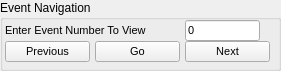
         <widget class="QGroupBox" name="verticalGroupBox_5">
          <property name="geometry">
           <rect>
            <x>10</x>
            <y>0</y>
            <width>281</width>
            <height>71</height>
           </rect>
          </property>
          <property name="sizePolicy">
           <sizepolicy hsizetype="Fixed" vsizetype="Fixed">
            <horstretch>0</horstretch>
            <verstretch>0</verstretch>
           </sizepolicy>
          </property>
          <property name="title">
           <string>Event Navigation</string>
          </property>
          <widget class="QWidget" name="layoutWidget">
           <property name="geometry">
            <rect>
             <x>0</x>
             <y>20</y>
             <width>275</width>
             <height>47</height>
            </rect>
           </property>
           <layout class="QGridLayout" name="gridLayout">
            <property name="leftMargin">
             <number>5</number>
            </property>
            <property name="rightMargin">
             <number>5</number>
            </property>
            <property name="bottomMargin">
             <number>5</number>
            </property>
            <property name="horizontalSpacing">
             <number>5</number>
            </property>
            <property name="verticalSpacing">
             <number>0</number>
            </property>
            <item row="0" column="2">
             <widget class="QLineEdit" name="eventnumberentry">
              <property name="enabled">
               <bool>true</bool>
              </property>
              <property name="sizePolicy">
               <sizepolicy hsizetype="Fixed" vsizetype="Expanding">
                <horstretch>0</horstretch>
                <verstretch>0</verstretch>
               </sizepolicy>
              </property>
              <property name="maximumSize">
               <size>
                <width>75</width>
                <height>25</height>
               </size>
              </property>
              <property name="font">
               <font>
                <family>Arial</family>
                <pointsize>8</pointsize>
                <weight>50</weight>
                <bold>false</bold>
               </font>
              </property>
              <property name="text">
               <string>0</string>
              </property>
             </widget>
            </item>
            <item row="1" column="0">
             <widget class="QPushButton" name="previousbutton">
              <property name="sizePolicy">
               <sizepolicy hsizetype="Expanding" vsizetype="Expanding">
                <horstretch>0</horstretch>
                <verstretch>0</verstretch>
               </sizepolicy>
              </property>
              <property name="minimumSize">
               <size>
                <width>0</width>
                <height>5</height>
               </size>
              </property>
              <property name="maximumSize">
               <size>
                <width>16777215</width>
                <height>25</height>
               </size>
              </property>
              <property name="font">
               <font>
                <family>Arial</family>
                <pointsize>8</pointsize>
                <weight>50</weight>
                <bold>false</bold>
               </font>
              </property>
              <property name="text">
               <string>Previous</string>
              </property>
             </widget>
            </item>
            <item row="1" column="1">
             <widget class="QPushButton" name="gobutton">
              <property name="sizePolicy">
               <sizepolicy hsizetype="Expanding" vsizetype="Expanding">
                <horstretch>0</horstretch>
                <verstretch>0</verstretch>
               </sizepolicy>
              </property>
              <property name="minimumSize">
               <size>
                <width>0</width>
                <height>5</height>
               </size>
              </property>
              <property name="maximumSize">
               <size>
                <width>16777215</width>
                <height>25</height>
               </size>
              </property>
              <property name="font">
               <font>
                <family>Arial</family>
                <pointsize>8</pointsize>
                <weight>50</weight>
                <bold>false</bold>
               </font>
              </property>
              <property name="text">
               <string>Go</string>
              </property>
             </widget>
            </item>
            <item row="1" column="2">
             <widget class="QPushButton" name="nextbutton">
              <property name="sizePolicy">
               <sizepolicy hsizetype="Expanding" vsizetype="Expanding">
                <horstretch>0</horstretch>
                <verstretch>0</verstretch>
               </sizepolicy>
              </property>
              <property name="minimumSize">
               <size>
                <width>0</width>
                <height>5</height>
               </size>
              </property>
              <property name="maximumSize">
               <size>
                <width>16777215</width>
                <height>25</height>
               </size>
              </property>
              <property name="font">
               <font>
                <family>Arial</family>
                <pointsize>8</pointsize>
                <weight>50</weight>
                <bold>false</bold>
               </font>
              </property>
              <property name="text">
               <string>Next</string>
              </property>
             </widget>
            </item>
            <item row="0" column="0" colspan="2">
             <widget class="QLabel" name="label_4">
              <property name="enabled">
               <bool>true</bool>
              </property>
              <property name="sizePolicy">
               <sizepolicy hsizetype="Fixed" vsizetype="Expanding">
                <horstretch>0</horstretch>
                <verstretch>0</verstretch>
               </sizepolicy>
              </property>
              <property name="maximumSize">
               <size>
                <width>16777215</width>
                <height>25</height>
               </size>
              </property>
              <property name="font">
               <font>
                <family>Arial</family>
                <pointsize>8</pointsize>
                <weight>50</weight>
                <bold>false</bold>
               </font>
              </property>
              <property name="text">
               <string>Enter Event Number To View</string>
              </property>
             </widget>
            </item>
           </layout>
          </widget>
         </widget>
